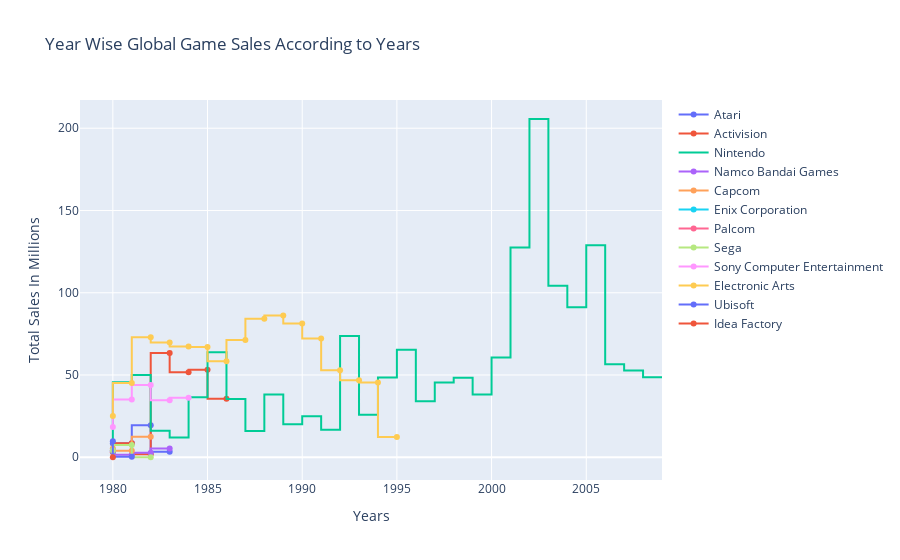

The notebook cell this image was saved under:
### Code cell
publishers = top_gallsales_inyears.Publisher.unique()
for p in range(len(publishers)):
    figs.append(go.Scatter(x = years, y=top_gallsales_inyears.Global_Sales[top_gallsales_inyears.Publisher == publishers[p]],
                           name=publishers[p], line_shape="vh"))
     
    
layout = dict(title="Year Wise Global Game Sales According to Years",
             xaxis = dict(title = "Years"), yaxis=dict(title = "Total Sales In Millions"))
figure=dict(data=figs, layout=layout)
iplot(figure)
